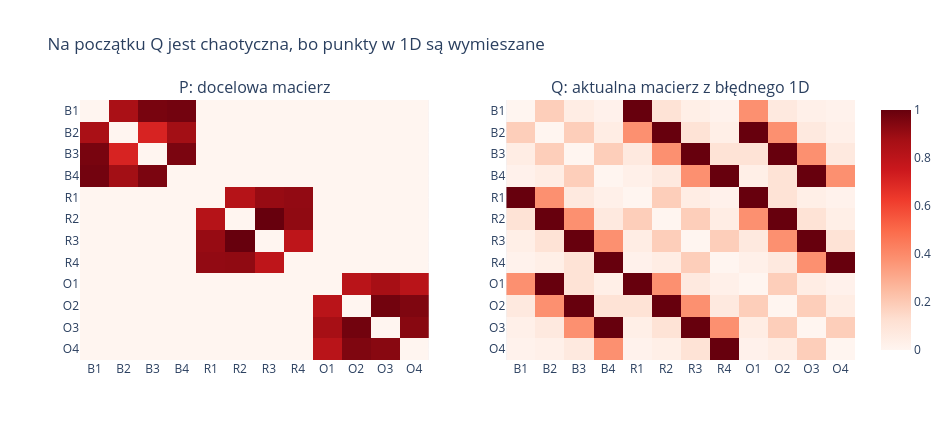

Source (notebook cell):
### Markdown cell above
Gauss bardzo szybko zapomina o dalekich punktach.

Student-t zapomina o nich znacznie wolniej.

Dzięki temu dalekie punkty nadal mają niewielki wpływ
na funkcję kosztu.

Pozwala to ograniczyć crowding problem i lepiej
rozdzielać klastry w niskim wymiarze.

### Code cell
def make_bad_initial_1d_positions(N):
    # Kolejność na osi: B1, R1, O1, B2, R2, O2, ...
    interleaved_order = np.array([0, 4, 8, 1, 5, 9, 2, 6, 10, 3, 7, 11])
    y = np.zeros(N, dtype=float)
    y[interleaved_order] = np.linspace(-6, 6, N)
    y = y - y.mean()
    return y

def q_matrix_from_1d(y):
    diff = y[:, None] - y[None, :]
    num = 1.0 / (1.0 + diff ** 2)
    np.fill_diagonal(num, 0.0)
    Q = num / num.sum()
    return Q

y0 = make_bad_initial_1d_positions(N)
Q0 = q_matrix_from_1d(y0)
Q0_vis = scale_for_display(Q0)

fig = make_subplots(
    rows=1, cols=2,
    subplot_titles=["P: docelowa macierz", "Q: aktualna macierz z błędnego 1D"]
)
fig.add_trace(go.Heatmap(z=P_vis, x=names, y=names, zmin=0, zmax=1, colorscale="Reds", showscale=False), row=1, col=1)
fig.add_trace(go.Heatmap(z=Q0_vis, x=names, y=names, zmin=0, zmax=1, colorscale="Reds", showscale=True), row=1, col=2)
fig.update_layout(title="Na początku Q jest chaotyczna, bo punkty w 1D są wymieszane", width=950, height=440)
fig.update_yaxes(autorange="reversed")
fig.show()

### Figure 1 — Plotly figure (JSON) as saved in the notebook; plotly's stock layout.template omitted (floating-point values rounded to 4 significant figures; data arrays with more than 128 entries replaced by an {"elided": "..."} marker saying what was removed)
{"data": [{"colorscale": [[0, "rgb(255,245,240)"], [0.125, "rgb(254,224,210)"], [0.25, "rgb(252,187,161)"], [0.375, "rgb(252,146,114)"], [0.5, "rgb(251,106,74)"], [0.625, "rgb(239,59,44)"], [0.75, "rgb(203,24,29)"], [0.875, "rgb(165,15,21)"], [1, "rgb(103,0,13)"]], "showscale": false, "type": "heatmap", "x": ["B1", "B2", "B3", "B4", "R1", "R2", "R3", "R4", "O1", "O2", "O3", "O4"], "xaxis": "x", "y": ["B1", "B2", "B3", "B4", "R1", "R2", "R3", "R4", "O1", "O2", "O3", "O4"], "yaxis": "y", "z": {"elided": "12x12 float values"}, "zmax": 1, "zmin": 0}, {"colorscale": [[0, "rgb(255,245,240)"], [0.125, "rgb(254,224,210)"], [0.25, "rgb(252,187,161)"], [0.375, "rgb(252,146,114)"], [0.5, "rgb(251,106,74)"], [0.625, "rgb(239,59,44)"], [0.75, "rgb(203,24,29)"], [0.875, "rgb(165,15,21)"], [1, "rgb(103,0,13)"]], "showscale": true, "type": "heatmap", "x": ["B1", "B2", "B3", "B4", "R1", "R2", "R3", "R4", "O1", "O2", "O3", "O4"], "xaxis": "x2", "y": ["B1", "B2", "B3", "B4", "R1", "R2", "R3", "R4", "O1", "O2", "O3", "O4"], "yaxis": "y2", "z": {"elided": "12x12 float values"}, "zmax": 1, "zmin": 0}], "layout": {"annotations": [{"font": {"size": 16}, "showarrow": false, "text": "P: docelowa macierz", "x": 0.225, "xanchor": "center", "xref": "paper", "y": 1, "yanchor": "bottom", "yref": "paper"}, {"font": {"size": 16}, "showarrow": false, "text": "Q: aktualna macierz z błędnego 1D", "x": 0.775, "xanchor": "center", "xref": "paper", "y": 1, "yanchor": "bottom", "yref": "paper"}], "height": 440, "title": {"text": "Na początku Q jest chaotyczna, bo punkty w 1D są wymieszane"}, "width": 950, "xaxis": {"anchor": "y", "domain": [0, 0.45]}, "xaxis2": {"anchor": "y2", "domain": [0.55, 1]}, "yaxis": {"anchor": "x", "autorange": "reversed", "domain": [0, 1]}, "yaxis2": {"anchor": "x2", "autorange": "reversed", "domain": [0, 1]}}}
